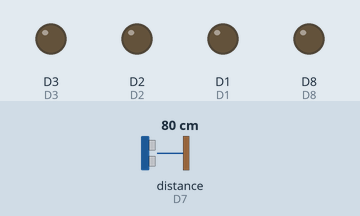
Recording of a sketch running on a simulated ESP8266 (Wemos D1 mini). Shown: output pins drawn as LEDs (lit = HIGH). Wiring (inferred from the names in the program): ultrasonic range finder: trigger D6; echo D7. The test bench sets the inputs (shaded band); at power-on: distance to the obstacle (sensor on D7) 80 cm. The echo pulse lasts 58.3 µs per cm; pins used as bus, display or sensor lines are not drawn; what the sketch prints to the serial monitor is not drawn.

Above: at 1.2 s.
1.3 s: distance to the obstacle (sensor on D7) set to 34 cm
2.8 s: distance to the obstacle (sensor on D7) set to 28 cm
At 3.8 s:
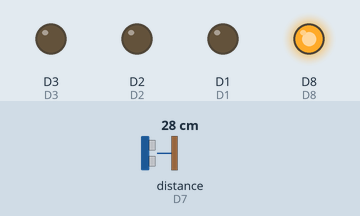
4.3 s: distance to the obstacle (sensor on D7) set to 17 cm
5.8 s: distance to the obstacle (sensor on D7) set to 14 cm
At 7.0 s:
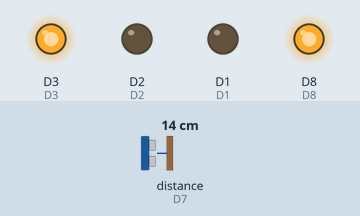
7.3 s: distance to the obstacle (sensor on D7) set to 12 cm
8.8 s: distance to the obstacle (sensor on D7) set to 9 cm
At 9.5 s:
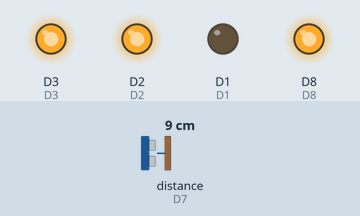
Timing chart, 0 to 11.3 s (numbered marks = the images above; inputs shaded):
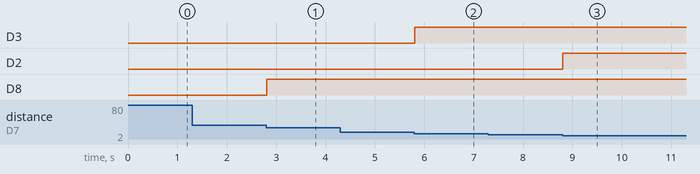

Measured:
- the behaviour switches between 31 and 30 cm on distance to the obstacle (sensor on D7) (found by bisection; images 0 and 1)
- the behaviour switches between 16 and 15 cm on distance to the obstacle (sensor on D7) (found by bisection; images 1 and 2)
- the behaviour switches between 11 and 10 cm on distance to the obstacle (sensor on D7) (found by bisection; images 2 and 3)
- after the input at 2.8 s, D8: LOW → HIGH at once
- after the input at 5.8 s, D3: LOW → HIGH at once
- after the input at 8.8 s, D2: LOW → HIGH at once

The sketch:

LedDistanceIndicator.ino
```cpp
#define trig 12
#define echo 13
#define D1 5
#define D2 4
#define D3 0
#define D4 2
#define D5 14
#define D8 15

int duration = 0;
int distance = 0;

void setup()
{
  pinMode(trig , OUTPUT);
  pinMode(echo , INPUT);

  pinMode(D1 , OUTPUT);
  pinMode(D2 , OUTPUT);
  pinMode(D3 , OUTPUT);
  pinMode(D4 , OUTPUT);
  pinMode(D5 , OUTPUT);
  pinMode(D8 , OUTPUT);

  Serial.begin(9600);

}

void loop()
{
  digitalWrite(trig , HIGH);
  delayMicroseconds(1000);
  digitalWrite(trig , LOW);


  duration = pulseIn(echo , HIGH);
  distance = (duration/2) / 28.5 ;
  Serial.println(distance);


  if ( distance <= 5 )
  {
    digitalWrite(D1, HIGH);
  }
  else
  {
    digitalWrite(D1, LOW);
  }
  if ( distance <= 10)
  {
    digitalWrite(D2, HIGH);
  }
  else
  {
    digitalWrite(D2, LOW);
  }
  if ( distance <= 15)
  {
    digitalWrite(D3, HIGH);
  }
  else
  {
    digitalWrite(D3, LOW);
  }
  if ( distance <= 20)
  {
    digitalWrite(D4, HIGH);
  }
  else
  {
    digitalWrite(D4, LOW);
  }
  if ( distance <= 25)
  {
    digitalWrite(D5, HIGH);
  }
  else
  {
    digitalWrite(D5, LOW);
  }
  if ( distance <= 30)
  {
    digitalWrite(D8, HIGH);
  }
  else
  {
    digitalWrite(D8, LOW);
  }

}
```
